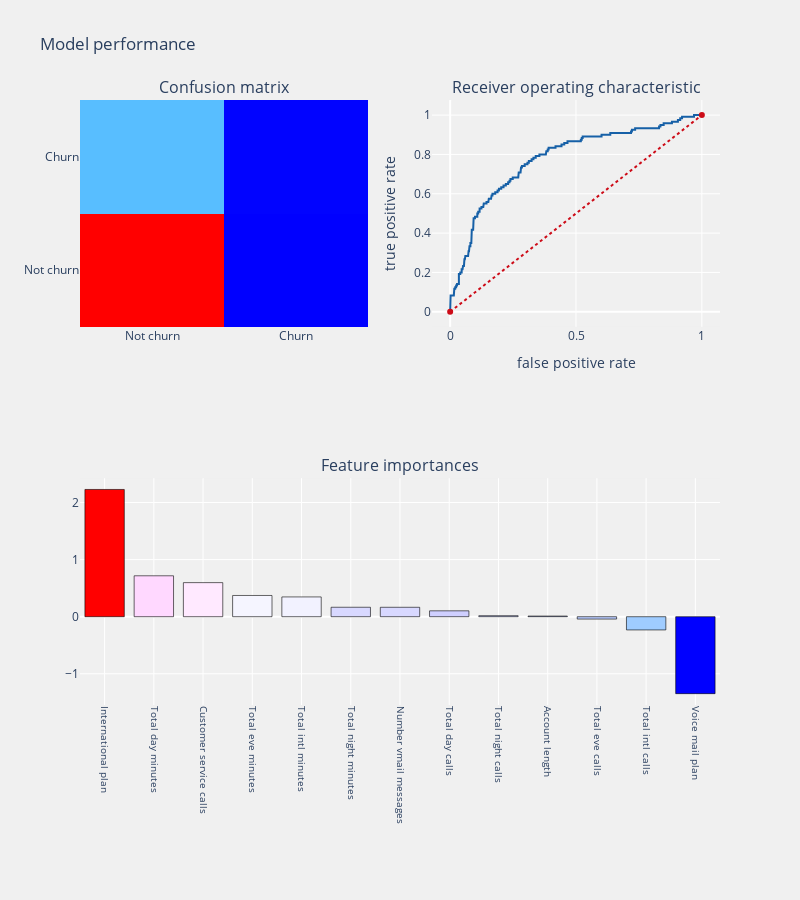

This figure's notebook cell:
### Code cell
from sklearn.linear_model import LogisticRegression

#Baseline model        
logit = LogisticRegression(C=1.0, class_weight=None, dual=False, fit_intercept=True,
                           intercept_scaling=1, max_iter=100, multi_class='ovr', n_jobs=1,
                           penalty='l2', random_state=None, solver='liblinear', tol=0.0001,
                           verbose=0, warm_start=False)

telecom_churn_prediction(logit, x_train, x_test, y_train, y_test, "coefficients", threshold_plot=True)

### Figure 1 — Plotly figure (JSON) as saved in the notebook; plotly's stock layout.template omitted (floating-point values rounded to 4 significant figures; data arrays with more than 128 entries replaced by an {"elided": "..."} marker saying what was removed)
{"data": [{"colorscale": [[0, "rgb(0,0,255)"], [0.1, "rgb(51,153,255)"], [0.2, "rgb(102,204,255)"], [0.3, "rgb(153,204,255)"], [0.4, "rgb(204,204,255)"], [0.5, "rgb(255,255,255)"], [0.6, "rgb(255,204,255)"], [0.7, "rgb(255,153,255)"], [0.8, "rgb(255,102,204)"], [0.9, "rgb(255,102,102)"], [1, "rgb(255,0,0)"]], "name": "Confusion matrix", "showscale": false, "type": "heatmap", "x": ["Not churn", "Churn"], "xaxis": "x", "y": ["Not churn", "Churn"], "yaxis": "y", "z": [[532, 15], [104, 16]]}, {"line": {"color": "rgb(22, 96, 167)", "width": 2}, "name": "Roc: 0.5529555149299208", "type": "scatter", "x": {"elided": "170 float values"}, "xaxis": "x2", "y": {"elided": "170 float values"}, "yaxis": "y2"}, {"line": {"color": "rgb(205, 12, 24)", "dash": "dot", "width": 2}, "type": "scatter", "x": [0, 1], "xaxis": "x2", "y": [0, 1], "yaxis": "y2"}, {"marker": {"color": [2.229, 0.7166, 0.5968, 0.3716, 0.3464, 0.1652, 0.1648, 0.1031, 0.01769, 0.01114, -0.04149, -0.2318, -1.348], "colorscale": [[0, "rgb(0,0,255)"], [0.1, "rgb(51,153,255)"], [0.2, "rgb(102,204,255)"], [0.3, "rgb(153,204,255)"], [0.4, "rgb(204,204,255)"], [0.5, "rgb(255,255,255)"], [0.6, "rgb(255,204,255)"], [0.7, "rgb(255,153,255)"], [0.8, "rgb(255,102,204)"], [0.9, "rgb(255,102,102)"], [1, "rgb(255,0,0)"]], "line": {"color": "black", "width": 0.6}}, "name": "coefficients", "type": "bar", "x": ["International plan", "Total day minutes", "Customer service calls", "Total eve minutes", "Total intl minutes", "Total night minutes", "Number vmail messages", "Total day calls", "Total night calls", "Account length", "Total eve calls", "Total intl calls", "Voice mail plan"], "xaxis": "x3", "y": [2.229, 0.7166, 0.5968, 0.3716, 0.3464, 0.1652, 0.1648, 0.1031, 0.01769, 0.01114, -0.04149, -0.2318, -1.348], "yaxis": "y3"}], "layout": {"annotations": [{"font": {"size": 16}, "showarrow": false, "text": "Confusion matrix", "x": 0.225, "xanchor": "center", "xref": "paper", "y": 1, "yanchor": "bottom", "yref": "paper"}, {"font": {"size": 16}, "showarrow": false, "text": "Receiver operating characteristic", "x": 0.775, "xanchor": "center", "xref": "paper", "y": 1, "yanchor": "bottom", "yref": "paper"}, {"font": {"size": 16}, "showarrow": false, "text": "Feature importances", "x": 0.5, "xanchor": "center", "xref": "paper", "y": 0.375, "yanchor": "bottom", "yref": "paper"}], "autosize": false, "height": 900, "margin": {"b": 195}, "paper_bgcolor": "rgba(240,240,240, 0.95)", "plot_bgcolor": "rgba(240,240,240, 0.95)", "showlegend": false, "title": {"text": "Model performance"}, "width": 800, "xaxis": {"anchor": "y", "domain": [0, 0.45]}, "xaxis2": {"anchor": "y2", "domain": [0.55, 1], "title": {"text": "false positive rate"}}, "xaxis3": {"anchor": "y3", "domain": [0, 1], "showgrid": true, "tickangle": 90, "tickfont": {"size": 10}}, "yaxis": {"anchor": "x", "domain": [0.625, 1]}, "yaxis2": {"anchor": "x2", "domain": [0.625, 1], "title": {"text": "true positive rate"}}, "yaxis3": {"anchor": "x3", "domain": [0, 0.375]}}}
